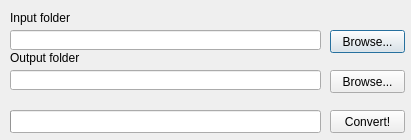
<?xml version="1.0" encoding="UTF-8"?>
<ui version="4.0">
 <class>BatchProcess</class>
 <widget class="QDialog" name="BatchProcess">
  <property name="windowModality">
   <enum>Qt::ApplicationModal</enum>
  </property>
  <property name="geometry">
   <rect>
    <x>0</x>
    <y>0</y>
    <width>411</width>
    <height>140</height>
   </rect>
  </property>
  <property name="windowTitle">
   <string>Batch Converter</string>
  </property>
  <widget class="QLineEdit" name="lineEdit_in">
   <property name="geometry">
    <rect>
     <x>10</x>
     <y>30</y>
     <width>311</width>
     <height>20</height>
    </rect>
   </property>
  </widget>
  <widget class="QLabel" name="label">
   <property name="geometry">
    <rect>
     <x>10</x>
     <y>10</y>
     <width>81</width>
     <height>16</height>
    </rect>
   </property>
   <property name="text">
    <string>Input folder</string>
   </property>
  </widget>
  <widget class="QPushButton" name="pushBrowse_in">
   <property name="geometry">
    <rect>
     <x>330</x>
     <y>30</y>
     <width>75</width>
     <height>23</height>
    </rect>
   </property>
   <property name="text">
    <string>Browse...</string>
   </property>
  </widget>
  <widget class="QPushButton" name="pushBrowse_out">
   <property name="geometry">
    <rect>
     <x>330</x>
     <y>70</y>
     <width>75</width>
     <height>23</height>
    </rect>
   </property>
   <property name="text">
    <string>Browse...</string>
   </property>
  </widget>
  <widget class="QLineEdit" name="lineEdit_out">
   <property name="geometry">
    <rect>
     <x>10</x>
     <y>70</y>
     <width>311</width>
     <height>20</height>
    </rect>
   </property>
  </widget>
  <widget class="QLabel" name="label_2">
   <property name="geometry">
    <rect>
     <x>10</x>
     <y>50</y>
     <width>81</width>
     <height>16</height>
    </rect>
   </property>
   <property name="text">
    <string>Output folder</string>
   </property>
  </widget>
  <widget class="QPushButton" name="pushConvert">
   <property name="geometry">
    <rect>
     <x>330</x>
     <y>110</y>
     <width>75</width>
     <height>23</height>
    </rect>
   </property>
   <property name="text">
    <string>Convert!</string>
   </property>
  </widget>
  <widget class="QProgressBar" name="progressBar">
   <property name="enabled">
    <bool>true</bool>
   </property>
   <property name="geometry">
    <rect>
     <x>10</x>
     <y>110</y>
     <width>311</width>
     <height>23</height>
    </rect>
   </property>
   <property name="value">
    <number>0</number>
   </property>
   <property name="textVisible">
    <bool>false</bool>
   </property>
   <property name="orientation">
    <enum>Qt::Horizontal</enum>
   </property>
  </widget>
 </widget>
 <layoutdefault spacing="6" margin="11"/>
 <resources/>
 <connections/>
</ui>
